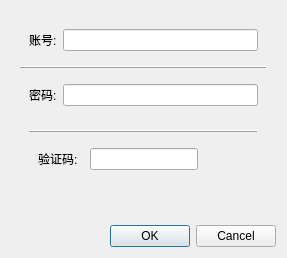
<?xml version="1.0" encoding="UTF-8"?>
<ui version="4.0">
 <class>Dialog</class>
 <widget class="QDialog" name="Dialog">
  <property name="geometry">
   <rect>
    <x>0</x>
    <y>0</y>
    <width>287</width>
    <height>258</height>
   </rect>
  </property>
  <property name="windowTitle">
   <string>Dialog</string>
  </property>
  <layout class="QVBoxLayout" name="verticalLayout">
   <item>
    <widget class="QWidget" name="widget" native="true">
     <layout class="QVBoxLayout" name="verticalLayout_2">
      <item>
       <widget class="QWidget" name="widget_2" native="true">
        <layout class="QHBoxLayout" name="horizontalLayout">
         <item>
          <widget class="QLabel" name="label">
           <property name="text">
            <string>账号:</string>
           </property>
          </widget>
         </item>
         <item>
          <widget class="QLineEdit" name="loginidlineEdit"/>
         </item>
        </layout>
       </widget>
      </item>
      <item>
       <widget class="QFrame" name="frame">
        <property name="frameShape">
         <enum>QFrame::HLine</enum>
        </property>
        <property name="frameShadow">
         <enum>QFrame::Raised</enum>
        </property>
       </widget>
      </item>
      <item>
       <widget class="QWidget" name="widget_3" native="true">
        <layout class="QHBoxLayout" name="horizontalLayout_2">
         <item>
          <widget class="QLabel" name="label_2">
           <property name="text">
            <string>密码:</string>
           </property>
          </widget>
         </item>
         <item>
          <widget class="QLineEdit" name="passwordlineEdit">
           <property name="echoMode">
            <enum>QLineEdit::Password</enum>
           </property>
          </widget>
         </item>
        </layout>
       </widget>
      </item>
      <item>
       <widget class="QWidget" name="verifywidget" native="true">
        <property name="enabled">
         <bool>true</bool>
        </property>
        <layout class="QVBoxLayout" name="verticalLayout_3">
         <item>
          <widget class="QFrame" name="frame_2">
           <property name="frameShape">
            <enum>QFrame::HLine</enum>
           </property>
           <property name="frameShadow">
            <enum>QFrame::Raised</enum>
           </property>
          </widget>
         </item>
         <item>
          <widget class="QWidget" name="widget_4" native="true">
           <layout class="QHBoxLayout" name="horizontalLayout_4">
            <item>
             <widget class="QLabel" name="label_3">
              <property name="text">
               <string>验证码:</string>
              </property>
             </widget>
            </item>
            <item alignment="Qt::AlignHCenter">
             <widget class="QLineEdit" name="verifylineEdit"/>
            </item>
            <item>
             <widget class="QLabel" name="verifyimglabel">
              <property name="text">
               <string/>
              </property>
             </widget>
            </item>
           </layout>
          </widget>
         </item>
        </layout>
       </widget>
      </item>
      <item>
       <widget class="QLabel" name="messagelabel">
        <property name="frameShape">
         <enum>QFrame::NoFrame</enum>
        </property>
        <property name="frameShadow">
         <enum>QFrame::Raised</enum>
        </property>
        <property name="text">
         <string/>
        </property>
       </widget>
      </item>
     </layout>
    </widget>
   </item>
   <item>
    <widget class="QDialogButtonBox" name="buttonBox">
     <property name="orientation">
      <enum>Qt::Horizontal</enum>
     </property>
     <property name="standardButtons">
      <set>QDialogButtonBox::Cancel|QDialogButtonBox::Ok</set>
     </property>
    </widget>
   </item>
  </layout>
 </widget>
 <resources/>
 <connections>
  <connection>
   <sender>buttonBox</sender>
   <signal>accepted()</signal>
   <receiver>Dialog</receiver>
   <slot>accept()</slot>
   <hints>
    <hint type="sourcelabel">
     <x>248</x>
     <y>254</y>
    </hint>
    <hint type="destinationlabel">
     <x>157</x>
     <y>274</y>
    </hint>
   </hints>
  </connection>
  <connection>
   <sender>buttonBox</sender>
   <signal>rejected()</signal>
   <receiver>Dialog</receiver>
   <slot>reject()</slot>
   <hints>
    <hint type="sourcelabel">
     <x>316</x>
     <y>260</y>
    </hint>
    <hint type="destinationlabel">
     <x>286</x>
     <y>274</y>
    </hint>
   </hints>
  </connection>
 </connections>
</ui>
